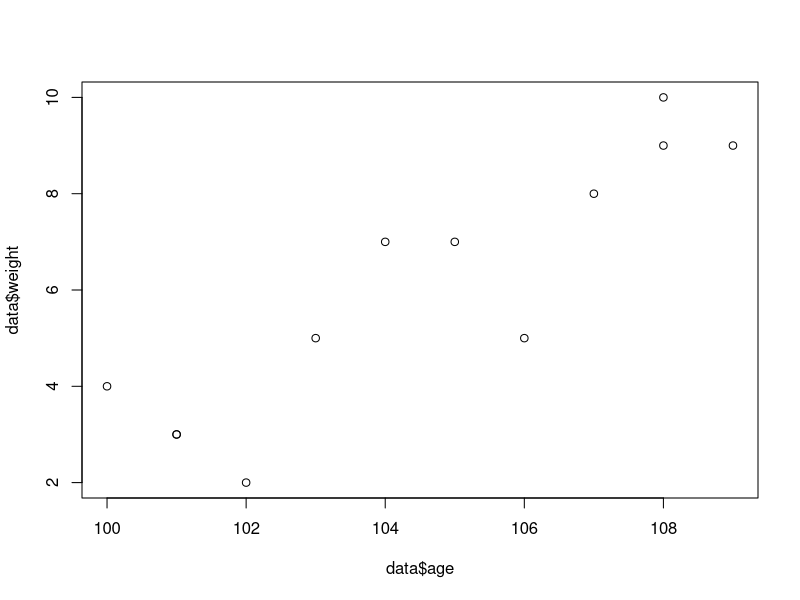

Reproduce this figure in R.
## ---- chunk 1
data<-read.csv('data/vik_table_9_2.csv')
data$age<-110 - data$X1
data$weight<-data$Y

plot(data$age, data$weight)
## ---- chunk 2
model1<-lm(weight ~ age, data=data)
summary(model1)
## ---- chunk 3
anova(model1)
## ---- chunk 4
data <- read.csv('data/body.csv')
data<-data[1:20,]
head(data)
## ---- chunk 5
model2<-lm(data$Wrist~data$Age)
summary(model2)
## ---- chunk 6
correlation_test <- cor.test(data$Wrist, data$Age)
correlation_test$estimate**2
